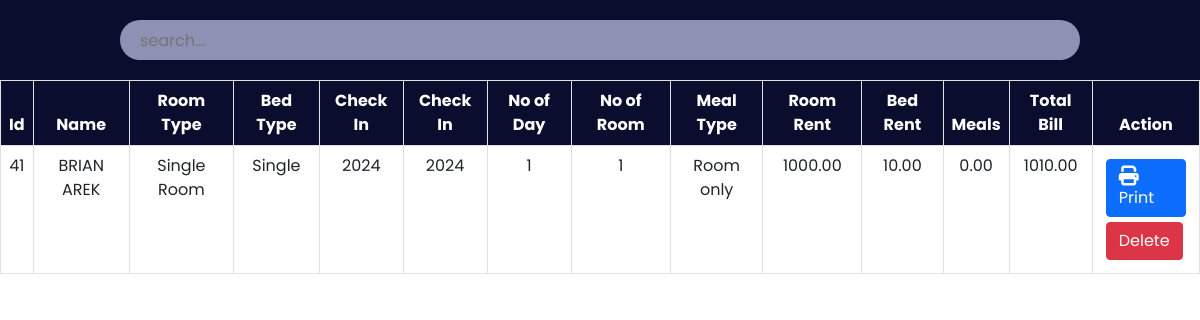
Screenshot of /admin/payment.php with the database file from the repository.
### tables this page shows
CREATE TABLE `payment` (
  `id` int(30) NOT NULL,
  `Name` varchar(30) NOT NULL,
  `Email` varchar(30) NOT NULL,
  `RoomType` varchar(30) NOT NULL,
  `Bed` varchar(30) NOT NULL,
  `NoofRoom` int(30) NOT NULL,
   
  `cin` int(11) NOT NULL,
   
  `cout` int(11) UNSIGNED NOT NULL,
  `noofdays` int(30) NOT NULL,
  `roomtotal` double(8,2) NOT NULL,
  `bedtotal` double(8,2) NOT NULL,
  `meal` varchar(30) NOT NULL,
  `mealtotal` double(8,2) NOT NULL,
  `finaltotal` double(8,2) NOT NULL
);

### admin/payment.php (the view, shortened to what this page needs)
<?php
    include '../config.php';
?>
<!DOCTYPE html>
<html lang="en">
<head>
    <link href="https://cdn.jsdelivr.net/npm/bootstrap@5.0.2/dist/css/bootstrap.min.css" rel="stylesheet">
    <link rel="stylesheet" href="https://cdnjs.cloudflare.com/ajax/libs/font-awesome/6.2.0/css/all.min.css"/>
	<link rel="stylesheet" href="css/roombook.css">
</head>
<body>
	<div class="searchsection">
        <input type="text" name="search_bar" id="search_bar" placeholder="search..." onkeyup="searchFun()">
    </div>
    <div class="roombooktable" class="table-responsive-xl">
        <?php
            $paymanttablesql = "SELECT * FROM payment";
            $paymantresult = mysqli_query($conn, $paymanttablesql);
        ?>
        <table class="table table-bordered" id="table-data">
            <thead>
                <tr>
                    <th scope="col">Id</th>
                    <th scope="col">Name</th>
                    <th scope="col">Room Type</th>
                    <th scope="col">Bed Type</th>
                    <th scope="col">Check In</th>
                    <th scope="col">Check In</th>
					<th scope="col">No of Day</th>
                    <th scope="col">No of Room</th>
					<th scope="col">Meal Type</th>
                    <th scope="col">Room Rent</th>
                    <th scope="col">Bed Rent</th>
                    <th scope="col">Meals</th>
					<th scope="col">Total Bill</th>
                    <th scope="col">Action</th>
                </tr>
            </thead>
            <tbody>
            <?php
            while ($res = mysqli_fetch_array($paymantresult)) {
            ?>
                <tr>
                    <td><?php echo $res['id'] ?></td>
                    <td><?php echo $res['Name'] ?></td>
                    <td><?php echo $res['RoomType'] ?></td>
                    <td><?php echo $res['Bed'] ?></td>
					<td><?php echo $res['cin'] ?></td>
                    <td><?php echo $res['cout'] ?></td>
					<td><?php echo $res['noofdays'] ?></td>
                    <td><?php echo $res['NoofRoom'] ?></td>
                    <td><?php echo $res['meal'] ?></td>
                    <td><?php echo $res['roomtotal'] ?></td>
					<td><?php echo $res['bedtotal'] ?></td>
					<td><?php echo $res['mealtotal'] ?></td>
					<td><?php echo $res['finaltotal'] ?></td>
                    <td class="action">
                        <a href="invoiceprint.php?id= <?php echo $res['id']?>"><button class="btn btn-primary"><i class="fa-solid fa-print"></i>Print</button></a>
						<a href="paymantdelete.php?id=<?php echo $res['id']?>"><button class="btn btn-danger">Delete</button></a>
                    </td>
                </tr>
            <?php
            }
            ?>
            </tbody>
        </table>
    </div>
</body>
</html>

### admin/css/roombook.css (style rules this page uses)
:root { --bg-text-shadow: 0 2px 4px rgb(13 0 77 / 8%), 0 3px 6px rgb(13 0 77 / 8%), 0 8px 16px rgb(13 0 77 / 8%); --bg-box-shadow: 0px 0px 20px 6px rgba(26, 30, 164, 0.31); }
body { background-color: #ffff; }
* { margin: 0; padding: 0; font-family: 'Poppins', sans-serif; }
i { font-size: 20px; }
.searchsection { height: 80px; width: 100%; display: flex; justify-content: space-evenly; align-items: center; background-color: #0a0d2d; position: fixed; z-index: 500; }
#search_bar { height: 40px; width: 80%; border: none; background-color: rgba(195, 198, 233, 0.714); padding-left: 20px; border-radius: 30px; }
a { color: black; }
.roombooktable { position: absolute; color: #0a0d2d; margin-top: 80px; width: 100%; height: 100vh; padding-bottom: 900px; }
.roombooktable thead { background-color: #0a0d2d; color: white; text-align: center; }
.roombooktable tbody { text-align: center; }
.action a { text-decoration: none; }
.action button { display: flex; flex-wrap: wrap; margin: 5px; }

### rows the page displays
payment: id "41", Name "BRIAN AREK", RoomType "Single Room", Bed "Single", cin "2024", cout "2024", noofdays "1", NoofRoom "1", meal "Room only", roomtotal "1000.00", bedtotal "10.00", mealtotal "0.00", finaltotal "1010.00"
